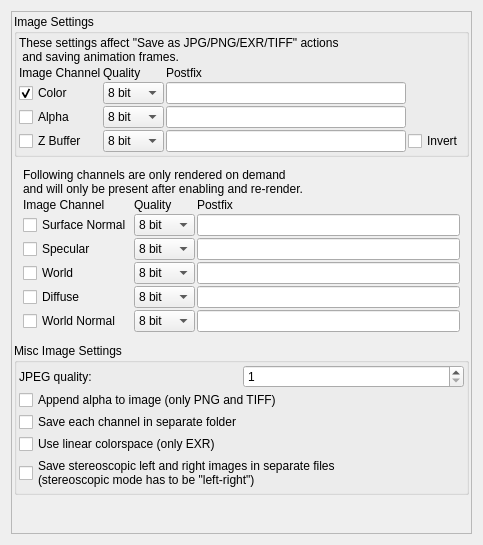
<?xml version="1.0" encoding="UTF-8"?>
<ui version="4.0">
 <class>cImageSaveDialog</class>
 <widget class="QWidget" name="cImageSaveDialog">
  <property name="geometry">
   <rect>
    <x>0</x>
    <y>0</y>
    <width>483</width>
    <height>545</height>
   </rect>
  </property>
  <property name="windowTitle">
   <string>Save Image</string>
  </property>
  <property name="windowIcon">
   <iconset theme="image-x-generic" resource="icons.qrc">
    <normaloff>:/system/icons/image-x-generic.svg</normaloff>:/system/icons/image-x-generic.svg</iconset>
  </property>
  <layout class="QGridLayout" name="gridLayout">
   <property name="spacing">
    <number>2</number>
   </property>
   <item row="1" column="3" rowspan="3">
    <layout class="QVBoxLayout" name="verticalLayout_8">
     <item>
      <widget class="QScrollArea" name="scrollArea_image">
       <property name="widgetResizable">
        <bool>true</bool>
       </property>
       <widget class="QWidget" name="scrollAreaWidgetContents_image">
        <property name="geometry">
         <rect>
          <x>0</x>
          <y>0</y>
          <width>447</width>
          <height>559</height>
         </rect>
        </property>
        <layout class="QVBoxLayout" name="verticalLayout_image">
         <property name="spacing">
          <number>2</number>
         </property>
         <property name="leftMargin">
          <number>2</number>
         </property>
         <property name="topMargin">
          <number>2</number>
         </property>
         <property name="rightMargin">
          <number>2</number>
         </property>
         <property name="bottomMargin">
          <number>2</number>
         </property>
         <item>
          <widget class="QGroupBox" name="groupBox_4">
           <property name="toolTip">
            <string>&lt;html&gt;&lt;head/&gt;&lt;body&gt;&lt;p&gt;&lt;span style=&quot; font-weight:600;&quot;&gt;JPG&lt;/span&gt;&lt;/p&gt;&lt;p&gt;The quality value will be ignored, since JPG only supports 8 bit precision.&lt;/p&gt;&lt;p&gt;Every image channel will be saved as a separate file with appended postfix.&lt;/p&gt;&lt;p&gt;&lt;span style=&quot; font-weight:600;&quot;&gt;PNG&lt;/span&gt;&lt;/p&gt;&lt;p&gt;The quality value can be 8 bit or 16 bit (32 bit will result in 16 bit precision).&lt;/p&gt;&lt;p&gt;Every image channel will be saved as a separate file. &lt;/p&gt;&lt;p&gt;Only exception can be alpha channel:&lt;/p&gt;&lt;p&gt;If both Color and Alpha channel are selected and &amp;quot;Append alpha to image (only PNG and TIFF)&amp;quot;, then color + alpha will be saved to a RGBA image with quality and postfix of color row.&lt;/p&gt;&lt;p&gt;&lt;span style=&quot; font-weight:600;&quot;&gt;TIFF&lt;/span&gt;&lt;/p&gt;&lt;p&gt;The quality value can be 8 bit, 16 bit or 32 bit.&lt;/p&gt;&lt;p&gt;Every image channel will be saved as a separate file. &lt;/p&gt;&lt;p&gt;Only exception can be alpha channel:&lt;/p&gt;&lt;p&gt;If both Color and Alpha channel are selected and &amp;quot;Append alpha to image (only PNG and TIFF)&amp;quot;, then color + alpha will be saved to a RGBA image with quality and postfix of color row.&lt;/p&gt;&lt;p&gt;&lt;span style=&quot; font-weight:600;&quot;&gt;EXR&lt;/span&gt;&lt;/p&gt;&lt;p&gt;The quality value can be 16 bit or 32 bit (8 bit will result in 16 bit precision).&lt;/p&gt;&lt;p&gt;The postfix will be ignored since all image channels will be saved to one file.&lt;/p&gt;&lt;/body&gt;&lt;/html&gt;</string>
           </property>
           <property name="title">
            <string>Image Settings</string>
           </property>
           <layout class="QVBoxLayout" name="verticalLayout_6">
            <property name="spacing">
             <number>2</number>
            </property>
            <property name="leftMargin">
             <number>2</number>
            </property>
            <property name="topMargin">
             <number>2</number>
            </property>
            <property name="rightMargin">
             <number>2</number>
            </property>
            <property name="bottomMargin">
             <number>2</number>
            </property>
            <item>
             <widget class="QLabel" name="label_12">
              <property name="text">
               <string>These settings affect &quot;Save as JPG/PNG/EXR/TIFF&quot; actions
 and saving animation frames.</string>
              </property>
             </widget>
            </item>
            <item>
             <layout class="QGridLayout" name="gridLayout_4">
              <property name="spacing">
               <number>2</number>
              </property>
              <item row="2" column="2">
               <widget class="MyLineEdit" name="text_alpha_postfix">
                <property name="text">
                 <string/>
                </property>
               </widget>
              </item>
              <item row="1" column="1">
               <widget class="MyComboBox" name="comboBox_color_quality">
                <item>
                 <property name="text">
                  <string>8 bit</string>
                 </property>
                </item>
                <item>
                 <property name="text">
                  <string>16 bit</string>
                 </property>
                </item>
                <item>
                 <property name="text">
                  <string>32 bit</string>
                 </property>
                </item>
               </widget>
              </item>
              <item row="2" column="0">
               <widget class="MyCheckBox" name="checkBox_alpha_enabled">
                <property name="text">
                 <string>Alpha</string>
                </property>
               </widget>
              </item>
              <item row="0" column="1">
               <widget class="QLabel" name="label_8">
                <property name="text">
                 <string>Quality</string>
                </property>
               </widget>
              </item>
              <item row="1" column="2">
               <widget class="MyLineEdit" name="text_color_postfix">
                <property name="text">
                 <string/>
                </property>
               </widget>
              </item>
              <item row="3" column="0">
               <widget class="MyCheckBox" name="checkBox_zbuffer_enabled">
                <property name="text">
                 <string>Z Buffer</string>
                </property>
               </widget>
              </item>
              <item row="1" column="0">
               <widget class="MyCheckBox" name="checkBox_color_enabled">
                <property name="text">
                 <string>Color</string>
                </property>
                <property name="checked">
                 <bool>true</bool>
                </property>
               </widget>
              </item>
              <item row="3" column="2">
               <widget class="MyLineEdit" name="text_zbuffer_postfix">
                <property name="text">
                 <string/>
                </property>
               </widget>
              </item>
              <item row="0" column="0">
               <widget class="QLabel" name="label_10">
                <property name="text">
                 <string>Image Channel</string>
                </property>
               </widget>
              </item>
              <item row="3" column="1">
               <widget class="MyComboBox" name="comboBox_zbuffer_quality">
                <item>
                 <property name="text">
                  <string>8 bit</string>
                 </property>
                </item>
                <item>
                 <property name="text">
                  <string>16 bit</string>
                 </property>
                </item>
                <item>
                 <property name="text">
                  <string>32 bit</string>
                 </property>
                </item>
               </widget>
              </item>
              <item row="2" column="1">
               <widget class="MyComboBox" name="comboBox_alpha_quality">
                <item>
                 <property name="text">
                  <string>8 bit</string>
                 </property>
                </item>
                <item>
                 <property name="text">
                  <string>16 bit</string>
                 </property>
                </item>
                <item>
                 <property name="text">
                  <string>32 bit</string>
                 </property>
                </item>
               </widget>
              </item>
              <item row="0" column="2">
               <widget class="QLabel" name="label_9">
                <property name="text">
                 <string>Postfix</string>
                </property>
               </widget>
              </item>
              <item row="3" column="3">
               <widget class="QCheckBox" name="checkBox_invert_zbuffer">
                <property name="text">
                 <string>Invert</string>
                </property>
               </widget>
              </item>
             </layout>
            </item>
           </layout>
          </widget>
         </item>
         <item>
          <layout class="QVBoxLayout" name="verticalLayout_10">
           <item>
            <widget class="MyGroupBox" name="groupCheck_optional_image_channels_enabled" native="true">
             <property name="title" stdset="0">
              <string>Optional Image Channels</string>
             </property>
             <property name="checkable" stdset="0">
              <bool>true</bool>
             </property>
             <layout class="QGridLayout" name="gridLayout_optional_image_channels">
              <property name="spacing">
               <number>2</number>
              </property>
              <item row="0" column="0" colspan="3">
               <widget class="QLabel" name="label_rerender_required_info">
                <property name="text">
                 <string>Following channels are only rendered on demand
and will only be present after enabling and re-render.</string>
                </property>
               </widget>
              </item>
              <item row="1" column="0">
               <widget class="QLabel" name="label_image_channel_optional">
                <property name="text">
                 <string>Image Channel</string>
                </property>
               </widget>
              </item>
              <item row="1" column="1">
               <widget class="QLabel" name="label_image_quality_optional">
                <property name="text">
                 <string>Quality</string>
                </property>
               </widget>
              </item>
              <item row="1" column="2">
               <widget class="QLabel" name="label_image_postfix_optional">
                <property name="text">
                 <string>Postfix</string>
                </property>
               </widget>
              </item>
              <item row="2" column="0">
               <widget class="MyCheckBox" name="checkBox_normal_enabled">
                <property name="text">
                 <string>Surface Normal</string>
                </property>
               </widget>
              </item>
              <item row="2" column="1">
               <widget class="MyComboBox" name="comboBox_normal_quality">
                <item>
                 <property name="text">
                  <string>8 bit</string>
                 </property>
                </item>
                <item>
                 <property name="text">
                  <string>16 bit</string>
                 </property>
                </item>
                <item>
                 <property name="text">
                  <string>32 bit</string>
                 </property>
                </item>
               </widget>
              </item>
              <item row="2" column="2">
               <widget class="MyLineEdit" name="text_normal_postfix">
                <property name="text">
                 <string/>
                </property>
               </widget>
              </item>
              <item row="3" column="0">
               <widget class="MyCheckBox" name="checkBox_specular_enabled">
                <property name="text">
                 <string>Specular</string>
                </property>
               </widget>
              </item>
              <item row="3" column="1">
               <widget class="MyComboBox" name="comboBox_specular_quality">
                <item>
                 <property name="text">
                  <string>8 bit</string>
                 </property>
                </item>
                <item>
                 <property name="text">
                  <string>16 bit</string>
                 </property>
                </item>
                <item>
                 <property name="text">
                  <string>32 bit</string>
                 </property>
                </item>
               </widget>
              </item>
              <item row="3" column="2">
               <widget class="MyLineEdit" name="text_specular_postfix">
                <property name="text">
                 <string/>
                </property>
               </widget>
              </item>
              <item row="4" column="0">
               <widget class="MyCheckBox" name="checkBox_world_enabled">
                <property name="text">
                 <string>World</string>
                </property>
               </widget>
              </item>
              <item row="4" column="1">
               <widget class="MyComboBox" name="comboBox_world_quality">
                <item>
                 <property name="text">
                  <string>8 bit</string>
                 </property>
                </item>
                <item>
                 <property name="text">
                  <string>16 bit</string>
                 </property>
                </item>
                <item>
                 <property name="text">
                  <string>32 bit</string>
                 </property>
                </item>
               </widget>
              </item>
              <item row="4" column="2">
               <widget class="MyLineEdit" name="text_world_postfix">
                <property name="text">
                 <string/>
                </property>
               </widget>
              </item>
              <item row="5" column="0">
               <widget class="MyCheckBox" name="checkBox_diffuse_enabled">
                <property name="text">
                 <string>Diffuse</string>
                </property>
               </widget>
              </item>
              <item row="5" column="1">
               <widget class="MyComboBox" name="comboBox_diffuse_quality">
                <item>
                 <property name="text">
                  <string>8 bit</string>
                 </property>
                </item>
                <item>
                 <property name="text">
                  <string>16 bit</string>
                 </property>
                </item>
                <item>
                 <property name="text">
                  <string>32 bit</string>
                 </property>
                </item>
               </widget>
              </item>
              <item row="5" column="2">
               <widget class="MyLineEdit" name="text_diffuse_postfix">
                <property name="text">
                 <string/>
                </property>
               </widget>
              </item>
              <item row="6" column="0">
               <widget class="MyCheckBox" name="checkBox_normalWorld_enabled">
                <property name="text">
                 <string>World Normal</string>
                </property>
               </widget>
              </item>
              <item row="6" column="1">
               <widget class="MyComboBox" name="comboBox_normalWorld_quality">
                <item>
                 <property name="text">
                  <string>8 bit</string>
                 </property>
                </item>
                <item>
                 <property name="text">
                  <string>16 bit</string>
                 </property>
                </item>
                <item>
                 <property name="text">
                  <string>32 bit</string>
                 </property>
                </item>
               </widget>
              </item>
              <item row="6" column="2">
               <widget class="MyLineEdit" name="text_normalWorld_postfix">
                <property name="text">
                 <string/>
                </property>
               </widget>
              </item>
             </layout>
            </widget>
           </item>
          </layout>
         </item>
         <item>
          <widget class="QGroupBox" name="groupBox_2">
           <property name="title">
            <string>Misc Image Settings</string>
           </property>
           <layout class="QVBoxLayout" name="verticalLayout_4">
            <property name="spacing">
             <number>2</number>
            </property>
            <property name="leftMargin">
             <number>2</number>
            </property>
            <property name="topMargin">
             <number>2</number>
            </property>
            <property name="rightMargin">
             <number>2</number>
            </property>
            <property name="bottomMargin">
             <number>2</number>
            </property>
            <item>
             <layout class="QGridLayout" name="gridLayout_2">
              <property name="spacing">
               <number>2</number>
              </property>
              <item row="1" column="0" colspan="2">
               <widget class="MyCheckBox" name="checkBox_append_alpha_png">
                <property name="text">
                 <string>Append alpha to image (only PNG and TIFF)</string>
                </property>
               </widget>
              </item>
              <item row="3" column="0" colspan="2">
               <widget class="MyCheckBox" name="checkBox_linear_colorspace">
                <property name="text">
                 <string>Use linear colorspace (only EXR)</string>
                </property>
               </widget>
              </item>
              <item row="0" column="0">
               <widget class="QLabel" name="label_5">
                <property name="text">
                 <string>JPEG quality:</string>
                </property>
               </widget>
              </item>
              <item row="0" column="1">
               <widget class="MySpinBox" name="spinboxInt_jpeg_quality">
                <property name="minimum">
                 <number>1</number>
                </property>
                <property name="maximum">
                 <number>100</number>
                </property>
               </widget>
              </item>
              <item row="4" column="0" colspan="2">
               <widget class="MyCheckBox" name="checkBox_stereoscopic_in_separate_files">
                <property name="text">
                 <string>Save stereoscopic left and right images in separate files
(stereoscopic mode has to be &quot;left-right&quot;)</string>
                </property>
               </widget>
              </item>
              <item row="2" column="0" colspan="2">
               <widget class="MyCheckBox" name="checkBox_save_channels_in_separate_folders">
                <property name="text">
                 <string>Save each channel in separate folder</string>
                </property>
               </widget>
              </item>
             </layout>
            </item>
           </layout>
          </widget>
         </item>
         <item>
          <spacer name="verticalSpacer_2">
           <property name="orientation">
            <enum>Qt::Vertical</enum>
           </property>
           <property name="sizeHint" stdset="0">
            <size>
             <width>20</width>
             <height>40</height>
            </size>
           </property>
          </spacer>
         </item>
        </layout>
       </widget>
      </widget>
     </item>
    </layout>
   </item>
  </layout>
 </widget>
 <customwidgets>
  <customwidget>
   <class>MySpinBox</class>
   <extends>QSpinBox</extends>
   <header>my_spin_box.h</header>
  </customwidget>
  <customwidget>
   <class>MyCheckBox</class>
   <extends>QCheckBox</extends>
   <header>my_check_box.h</header>
  </customwidget>
  <customwidget>
   <class>MyLineEdit</class>
   <extends>QLineEdit</extends>
   <header>my_line_edit.h</header>
  </customwidget>
  <customwidget>
   <class>MyComboBox</class>
   <extends>QComboBox</extends>
   <header>my_combo_box.h</header>
  </customwidget>
  <customwidget>
   <class>MyGroupBox</class>
   <extends>QWidget</extends>
   <header>my_group_box.h</header>
  </customwidget>
 </customwidgets>
 <resources>
  <include location="icons.qrc"/>
 </resources>
 <connections/>
</ui>
